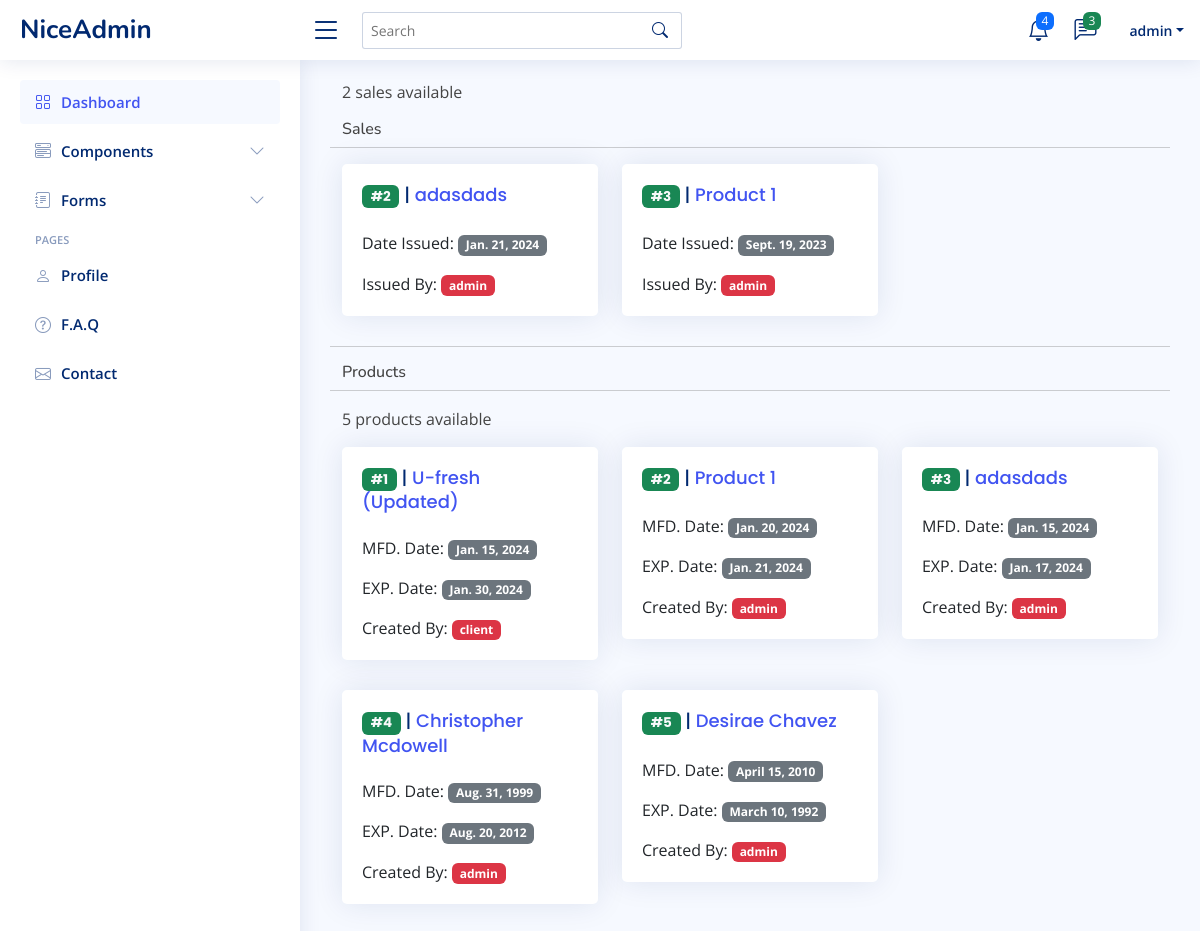
/store/search/ (signed in), run on the app's committed database.
### store/models.py (models this page shows, shortened)
class Sale(models.Model):
    customer_name = models.CharField(max_length=2000, null=True)
    product = models.ForeignKey(Product, on_delete=models.SET_NULL, null=True)
    quantity = models.PositiveIntegerField(null=True)
    phone = models.CharField(max_length=20, null=True)
    address = models.TextField(null=True)
    issued_by = models.ForeignKey(User, on_delete=models.CASCADE, null=True)
    date_issued = models.DateTimeField(auto_now_add=True)

class Product(models.Model):
    name = models.CharField(max_length=100, null=True)
    description = models.TextField(null=True)
    category = models.ManyToManyField('Category', related_name='category')
    price = models.DecimalField(decimal_places=2, max_digits=90000,null=True)
    quantity = models.IntegerField(null=True)
    manufacturing_date = models.DateTimeField(null=True)
    expiry_date = models.DateTimeField(null=True)
    status = models.CharField(max_length=200)
    created_by = models.ForeignKey(User, on_delete=models.CASCADE, null=True)
    def __str__(self):
        return f"{self.name}"

### store/views.py (the view)
# urls.py: path('search/', views.search_func, name='search_func'),
def search_func(request):
    query = request.GET.get('query') if request.GET.get('query') != None else ''
    sales = Sale.objects.filter(
        Q(product__name__icontains=query) |
        Q(address__icontains=query) |
        Q(issued_by__username__icontains=query)
    )
    products = Product.objects.filter(
        Q(name__icontains=query) |
        Q(created_by__username__icontains=query)
    )
    sales_count = sales.count()
    products_count = products.count()
    context = {
        'sales':sales,
        'products':products,
        'sales_count':sales_count,
        'products_count':products_count,
        'query':query,
    }
    return render(request, 'store/search.html', context)

### templates/store/search.html (shortened to what this page needs)
{% extends "base/base.html" %}
{% block content %}
{% include "base/main_nav.html" %}
{% include "base/side_nav.html" %}
<div class="main" id="main">
    <div class="search-mt container">
        <div class="row">
            <p>{{sales_count}} sale{{sales_count|pluralize}} available</p>
            {% if sales or products%}
                    <h6>Sales</h6>
                    <hr>
                    {% for sale in sales %}
                        <div class="col-4">
                            <div class="card">
                                <div class="card-body">
                                    <h3 class="card-title">
                                        <a href="{% url "sale_detail" sale.id %}" class="badge bg-success text-light">#{{sale.id}}</a> |
                                        <a href="{% url 'product_detail' sale.product.id %}">{{sale.product}}</a>
                                    </h3>
                                    <p class="card-text">Date Issued: <span class='badge bg-secondary'>{{sale.date_issued|date}}</span></p>
                                    <p class="card-text">Issued By: <span class="badge bg-danger">{{sale.issued_by.username}}</span></p>
                                </div>
                            </div>
                        </div>
                    {% endfor %}
                    <hr>
                    <h6>Products</h6>
                    <hr>
                    <p>{{products_count}} product{{products_count|pluralize}} available</p>
                    {% for product in products %}
                        <div class="col-4">
                            <div class="card">
                                <div class="card-body">
                                    <h3 class="card-title">
                                        <a href="{% url "product_detail" product.id %}" class="badge bg-success text-light">#{{product.id}}</a> |
                                        <a href="{% url 'product_detail' product.id %}">{{product.name}}</a>
                                    </h3>
                                    <p class="card-text">MFD. Date: <span class="badge bg-secondary">{{product.manufacturing_date|date}}</span></p>
                                    <p class="card-text">EXP. Date: <span class="badge bg-secondary">{{product.expiry_date|date}}</span></p>
                                    <p class="card-text">Created By: <span class="badge bg-danger">{{product.created_by}}</span></p>
                                </div>
                            </div>
                        </div>
                    {% endfor %}
            {% else %}
                <h4 class="text-center">No seach result found for "{{query}}"</h4>
            {% endif %}
        </div>
    </div>
</div>
{% endblock  %}

### templates/base/main_nav.html (shortened to what this page needs)
<header id="header" class="header fixed-top d-flex align-items-center">
    <div class="d-flex align-items-center justify-content-between">
      <a href="{% url "dashboard" %}" class="logo d-flex align-items-center">
        <span class="d-none d-lg-block">NiceAdmin</span>
      </a>
      <i class="bi bi-list toggle-sidebar-btn"></i>
    </div>
    <div class="search-bar">
      <form class="search-form d-flex align-items-center" method="GET" action="{% url 'search_func' %}">
        <input type="text" name="query" placeholder="Search" title="Enter search keyword">
        <button type="submit" title="Search"><i class="bi bi-search"></i></button>
      </form>
    </div>
    <nav class="header-nav ms-auto">
      <ul class="d-flex align-items-center">
        <li class="nav-item dropdown">
          <a class="nav-link nav-icon" href="#" data-bs-toggle="dropdown">
            <i class="bi bi-bell"></i>
            <span class="badge bg-primary badge-number">4</span>
          </a>
        </li>
        <li class="nav-item dropdown">
          <a class="nav-link nav-icon" href="#" data-bs-toggle="dropdown">
            <i class="bi bi-chat-left-text"></i>
            <span class="badge bg-success badge-number">3</span>
          </a>
        </li>
        <li class="nav-item dropdown pe-3">
          <a class="nav-link nav-profile d-flex align-items-center pe-0" href="#" data-bs-toggle="dropdown">
            <span class="d-none d-md-block dropdown-toggle ps-2">{{request.user}}</span>
          </a>
        </li>
      </ul>
    </nav>
  </header>

### static/assets/css/style.css (style rules this page uses)
:root { scroll-behavior: smooth; }
body { font-family: "Open Sans", sans-serif; background: #f6f9ff; color: #444444; }
a { color: #4154f1; text-decoration: none; }
h1, h2, h3, h4, h5, h6 { font-family: "Nunito", sans-serif; }
#main { margin-top: 60px; padding: 20px 30px; transition: all 0.3s; }
.card { margin-bottom: 30px; border: none; border-radius: 5px; box-shadow: 0px 0 30px rgba(1, 41, 112, 0.1); }
.card-title { padding: 20px 0 15px 0; font-size: 18px; font-weight: 500; color: #012970; font-family: "Poppins", sans-serif; }
.card-body { padding: 0 20px 20px 20px; }
.logo { line-height: 1; }
@media (min-width: 1200px) { .logo { width: 280px; } }
.logo span { font-size: 26px; font-weight: 700; color: #012970; font-family: "Nunito", sans-serif; }
.header { transition: all 0.5s; z-index: 997; height: 60px; box-shadow: 0px 2px 20px rgba(1, 41, 112, 0.1); background-color: #fff; padding-left: 20px; }
.header .toggle-sidebar-btn { font-size: 32px; padding-left: 10px; cursor: pointer; color: #012970; }
.header .search-bar { min-width: 360px; padding: 0 20px; }
.header .search-form { width: 100%; }
.header .search-form input { border: 0; font-size: 14px; color: #012970; border: 1px solid rgba(1, 41, 112, 0.2); padding: 7px 38px 7px 8px; border-radius: 3px; transition: 0.3s; width: 100%; }
.header .search-form button { border: 0; padding: 0; margin-left: -30px; background: none; }
.header .search-form button i { color: #012970; }
.header-nav ul { list-style: none; }
.header-nav>ul { margin: 0; padding: 0; }
.header-nav .nav-icon { font-size: 22px; color: #012970; margin-right: 25px; position: relative; }
.header-nav .nav-profile { color: #012970; }
.header-nav .nav-profile span { font-size: 14px; font-weight: 600; }
.header-nav .badge-number { position: absolute; inset: -2px -5px auto auto; font-weight: normal; font-size: 12px; padding: 3px 6px; }
@media (min-width: 1200px) { #main, #footer { margin-left: 300px; } }

### data on the page
Sale: id "2", product "adasdads", date_issued "Jan. 21, 2024", issued_by.username "admin"
Sale: id "3", product "Product 1", date_issued "Sept. 19, 2023", issued_by.username "admin"
Product: id "1", name "U-fresh (Updated)", manufacturing_date "Jan. 15, 2024", expiry_date "Jan. 30, 2024", created_by "client"
Product: id "2", name "Product 1", manufacturing_date "Jan. 20, 2024", expiry_date "Jan. 21, 2024", created_by "admin"
Product: id "3", name "adasdads", manufacturing_date "Jan. 15, 2024", expiry_date "Jan. 17, 2024", created_by "admin"
Product: id "4", name "Christopher Mcdowell", manufacturing_date "Aug. 31, 1999", expiry_date "Aug. 20, 2012", created_by "admin"
Product: id "5", name "Desirae Chavez", manufacturing_date "April 15, 2010", expiry_date "March 10, 1992", created_by "admin"

### other printed values
{{ request.user }} "admin"
{{ sales_count }} "2"
{{ products_count }} "5"
